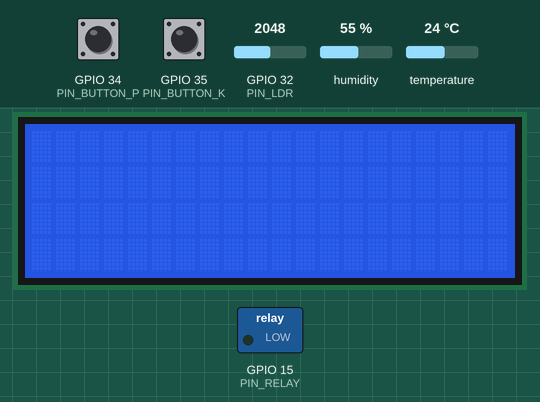
Recording of a sketch running on a simulated ESP32. Parts: 20×4 character LCD, switched loads named in the sketch (green lamp = pin HIGH). Inputs (shaded band) come from the test bench; at power-on: GPIO 34 (PIN_BUTTON_P) HIGH, humidity 55 %, GPIO 35 (PIN_BUTTON_K) HIGH, GPIO 32 (PIN_LDR) = 2048, temperature 24 °C. The local clock reads 2024-03-15 10:24:30 at power-on unless the sketch sets it; what the sketch prints to the serial monitor is not drawn.

Above: at 1.2 s.
1.3 s: GPIO 34 (PIN_BUTTON_P) pulled LOW for 3 s
At 6.4 s:
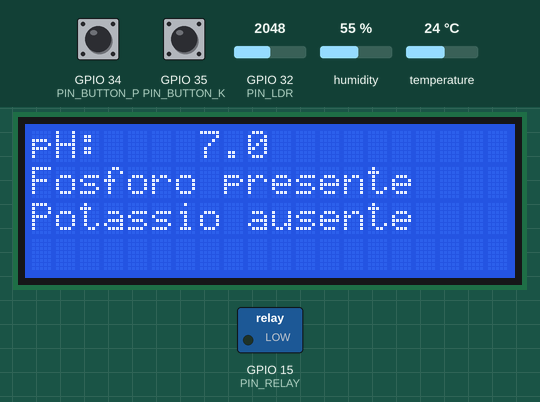
13.8 s: humidity set to 22 %
At 18.1 s:
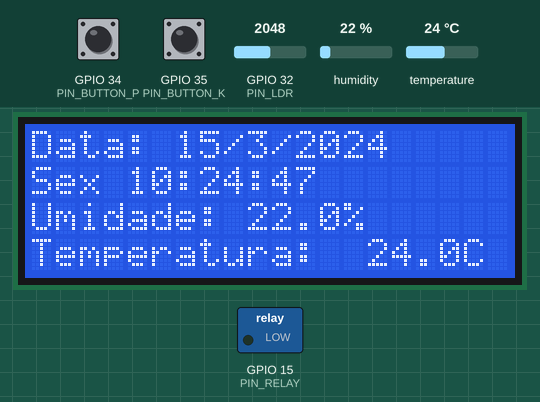
22.4 s: GPIO 35 (PIN_BUTTON_K) pulled LOW for 3 s
At 27.5 s:
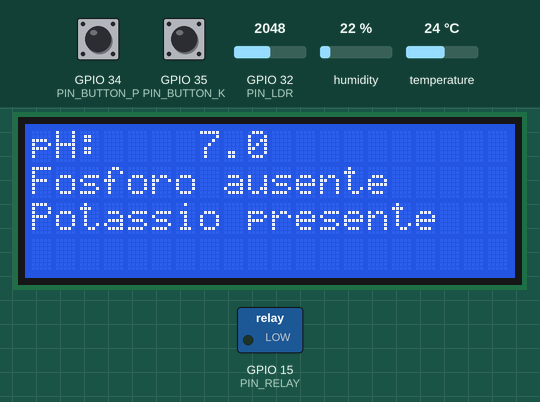
31.0 s: GPIO 32 (PIN_LDR) set to 1960
At 34.9 s:
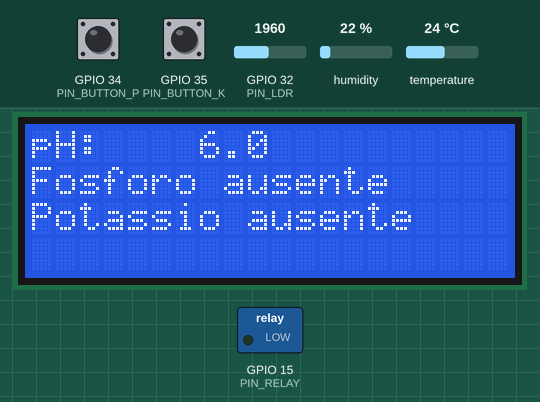
39.6 s: temperature set to 12 °C
At 46.6 s:
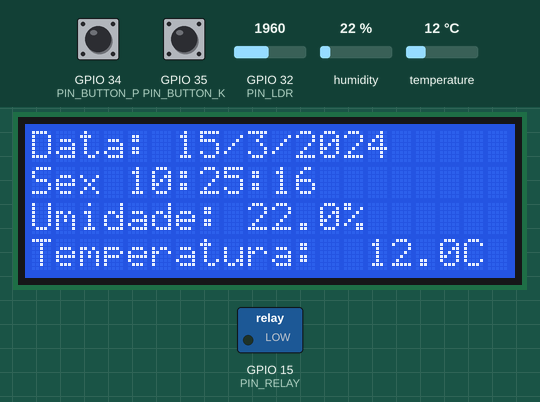
49.8 s: GPIO 32 (PIN_LDR) set to 1228
At 55.9 s:
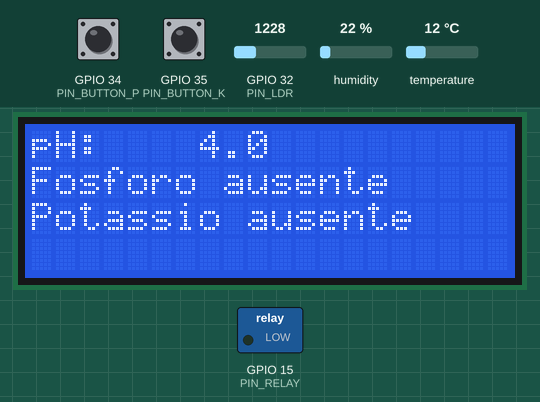
Timing chart, 0 to 57.4 s (numbered marks = the images above; inputs shaded):
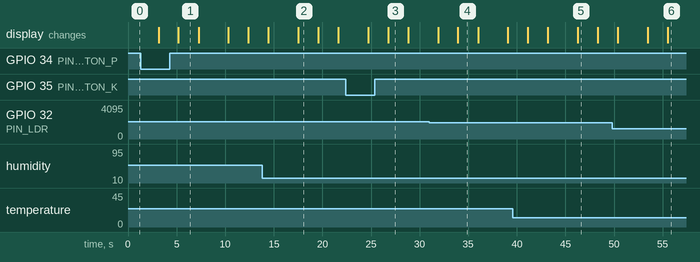

Measured:
- after the input at 1.3 s, the display: first differs from a run without the input after 3.9 s (image 1)
- after the input at 22.4 s, the display: first differs from a run without the input after 4.4 s (image 3)
- what the display in image 1 shows lasts 2.1 s, from 5.2 s to 7.3 s
- what the display in image 2 shows lasts 2.1 s, from 17.5 s to 19.6 s

The sketch:

code.INO
```cpp
#include <Arduino.h>
#include <DHT.h>
#include <SPI.h>
#include <Wire.h>
#include <RTClib.h>
#include <LiquidCrystal_I2C.h>

// Botões de fósforo e potássio
#define PIN_BUTTON_P 34
#define PIN_BUTTON_K 35

// Sensor simulado de pH
#define PIN_LDR 32

// Sensor de umidade
#define PIN_DHT 33
#define DHT_TYPE DHT22
DHT dht(PIN_DHT, DHT_TYPE);

// Definindo pino do relé
#define PIN_RELAY 15

// Definindo Real Time Clock
RTC_DS1307 rtc;
const int sqwPin = 27;
const int I2C_SDA_PIN = 21;
const int I2C_SCL_PIN = 22;
char diasDaSemana[7][12] = {"Dom", "Seg", "Ter", "Qua", "Qui", "Sex", "Sab"};

// Definindo o display LCD
const int LCD_I2C_ADDRESS = 0X27;
const int LCD_COLUMNS = 20;
const int LCD_ROWS = 4;
LiquidCrystal_I2C lcd(LCD_I2C_ADDRESS, LCD_COLUMNS, LCD_ROWS);

String bomba;


void setup(){
    Serial.begin(115200);

    dht.begin();    // inicializa o sensor DHT

    pinMode(PIN_BUTTON_P, INPUT_PULLUP);
    pinMode(PIN_BUTTON_K, INPUT_PULLUP);

    pinMode(PIN_RELAY, OUTPUT);
    digitalWrite(PIN_RELAY, LOW);

    Wire.begin(21,22);   // inicializa a comunicação I2C no ESP32
    lcd.init();     // inicializa o display
    lcd.backlight();
    lcd.clear();

    if (!rtc.begin()) {
        Serial.println("Modulo RTC DS1307 nao encontrado!");
        Serial.println("Verifique as conexoes do RTC (SDA no GPIO 21, SCL no GPIO 22).");
        lcd.setCursor(0,0); lcd.print("RTC ERROR!"); // Exibe erro no LCD
        lcd.setCursor(0,1); lcd.print("Check Wiring/Power");
        while (true); // Trava o programa se o RTC não for encontrado
    }
    if (rtc.now().year() < 2000) {
        Serial.println("Hora do RTC parece ser muito antiga, ajustando para a hora de compilacao...");
        lcd.setCursor(0,2); lcd.print("RTC Time Invalid!");
        lcd.setCursor(0,3); lcd.print("Adjusting Time...");
        delay(2000);
        rtc.adjust(DateTime(F(__DATE__), F(__TIME__)));
    }


}

void loop(){

    byte error, address;
    int nDevices = 0;

    Serial.println("Scanning...");

    for (address = 1; address < 127; address++) {
        Wire.beginTransmission(address);
        error = Wire.endTransmission();

        if (error == 0) {
        Serial.print("I2C device found at address 0x");
        if (address < 16) Serial.print("0");
        Serial.print(address, HEX);
        Serial.println("  !");
        nDevices++;
        } else if (error == 4) {
        Serial.print("Unknown error at address 0x");
        if (address < 16) Serial.print("0");
        Serial.println(address, HEX);
        }
    }
    if (nDevices == 0) {
        Serial.println("No I2C devices found\n");
    } else {
        Serial.println("done\n");
    }


    delay(3000);

    DateTime now = rtc.now();

    float UMIDADE = dht.readHumidity();
    float TEMPERATURA = dht.readTemperature();

    int LDR_VALUE = analogRead(PIN_LDR);
    float PH = (14 * (LDR_VALUE - 32) / 4031); // converte a leitura do LDR para uma escala entre 0 e 7

    bool PRESENCA_FOSFORO = digitalRead(PIN_BUTTON_P) == LOW;
    bool PRESENCA_POTASSIO = digitalRead(PIN_BUTTON_K) == LOW;

    if(
        UMIDADE < 40.0 &&
        PRESENCA_FOSFORO &&
        PRESENCA_POTASSIO &&
        (PH >= 6.0 && PH <= 7.5)
    ){
        digitalWrite(PIN_RELAY, HIGH);
        bomba = "LIGADA";
    } else{
        digitalWrite(PIN_RELAY, LOW);
        bomba = "DESLIGADA";
    }


    //////////////////// IMPRIMINDO DADOS NO DISPLAY LCD ////////////////////

    //Data, Hora, Umidade do solo, Temperatura
    lcd.clear();

    lcd.setCursor(0,0);
    lcd.print("Data: ");
    lcd.print(now.day(), DEC);
    lcd.print('/');
    lcd.print(now.month(), DEC);
    lcd.print('/');
    lcd.print(now.year(), DEC);

    lcd.setCursor(0,1);
    lcd.print(diasDaSemana[now.dayOfTheWeek()]);
    lcd.print(" ");
        // Garante dois dígitos para hora, minuto, segundo
    if (now.hour() < 10) lcd.print('0');
    lcd.print(now.hour(), DEC);
    lcd.print(':');
    if (now.minute() < 10) lcd.print('0');
    lcd.print(now.minute(), DEC);
    lcd.print(':');
    if (now.second() < 10) lcd.print('0');
    lcd.print(now.second(), DEC);

    lcd.setCursor(0,2);
    lcd.printf("%-5s %.1f%%", "Umidade:", UMIDADE);

    lcd.setCursor(0,3);
    lcd.printf("%-5s  %.1fC", "Temperatura:", TEMPERATURA);

    // pH, presença de fósforo, presença de potássio
    delay(2000);
    lcd.clear();

    lcd.setCursor(0,0);
    lcd.printf("%-5s  %.1f", "pH: ", PH);

    lcd.setCursor(0,1);
    if(PRESENCA_FOSFORO){
        lcd.printf("Fosforo presente");
    } else{
        lcd.printf("Fosforo ausente");
    }
    lcd.setCursor(0,2);
        if(PRESENCA_POTASSIO){
        lcd.printf("Potassio presente");
    } else{
        lcd.printf("Potassio ausente");
    }


    // Status da bomba
    delay(2000);
    lcd.clear();

    lcd.setCursor(0,0);
    lcd.print("====================");
    lcd.setCursor(0,1);
    lcd.print("STATUS DA BOMBA:");
    lcd.setCursor(0,2);
    lcd.print(bomba);
    lcd.setCursor(0,3);
    lcd.print("====================");

}
```
